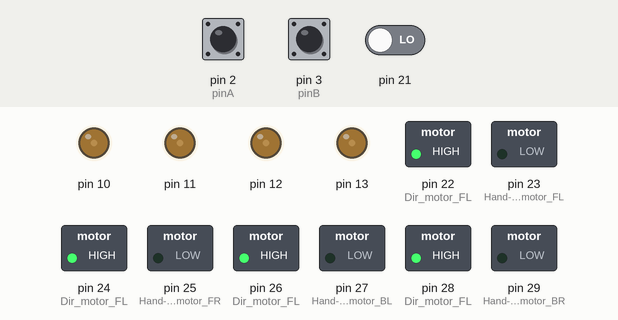
This sketch was run on a simulated Arduino Mega 2560, built with avr-gcc and run on an emulated ATmega2560. Parts: switched loads named in the sketch (green lamp = pin HIGH), output pins drawn as LEDs (lit = HIGH). The test bench sets the inputs (shaded band); at power-on: pin 21 LOW, pin 2 (pinA) HIGH, pin 3 (pinB) HIGH. What the sketch prints to the serial monitor is not drawn.

Above: at 1.2 s.
1.3 s: pin 21 driven HIGH
Timing chart, 0 to 4.3 s (numbered marks = the images above; inputs shaded):
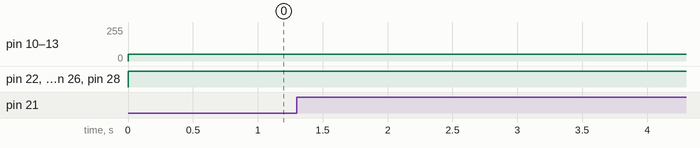

Measured:
- after the input at 1.3 s, pin 10–13: 50/255 → 51/255 at once

The sketch:

motor_and_encoder.ino
```cpp
 const byte pinA = 2; // encoder pin A to Arduino pin 2 which is also interrupt pin 0 which we will use
 const byte pinB = 3; // encoder pin B to Arduino pin 3 which is also interrupt pin 1 but we won't use it

 byte state = 0; // will store two bits for pins A & B on the encoder which we will get from the pins above

 int level = 0; // a value bumped up or down by the encoder

 /* For demo purposes we will create an array of these binary digits */
 String bits[] = {"00","01","10","11"};

 /* A truth table of possible moves 1 for clockwise
 -1 for counter clockwwise 0 for error - keybounce */
 int bump[] = {0,0,-1,1};

 void setup(){
    level = 50; // a value to start with -* Set up for using the on-screen monitor *-
    Serial.begin(115200); // make sure your monitor baud rate matches this
    Serial.println("Encoder Ready");
    Serial.print("level = ");
    Serial.println(level); // to remind us where we're starting
    pinMode(pinA,INPUT); // reads Pin A of the encoder
    pinMode(pinB,INPUT); // reads Pin B of the encoder /* Writing to an Input pin turns on an internal pull up resistor */
    digitalWrite(pinA,HIGH);
    digitalWrite(pinB,HIGH); /* Set up to call our knob function any time pinA rises */
    attachInterrupt(2,knobTurned,RISING); // calls our 'knobTurned()' function when pinA goes from LOW to HIGH

    pinMode(22, OUTPUT); //Dir motor FL
  pinMode(23, OUTPUT); //Hand-brake motor FL
  pinMode(24, OUTPUT); //Dir motor FL
  pinMode(25, OUTPUT); //Hand-brake motor FR
  pinMode(26, OUTPUT); //Dir motor FL
  pinMode(27, OUTPUT); //Hand-brake motor BL
  pinMode(28, OUTPUT); //Dir motor FL
  pinMode(29, OUTPUT); //Hand-brake motor BR
 }

 void loop(){
 digitalWrite(22, HIGH);
  digitalWrite(23, LOW);
  analogWrite(13, level);

  digitalWrite(24, HIGH);
  digitalWrite(25, LOW);
  analogWrite(12, level);

  digitalWrite(26, HIGH);
  digitalWrite(27, LOW);
  analogWrite(11, level);

  digitalWrite(28, HIGH);
  digitalWrite(29, LOW);
  analogWrite(10, level);
  knobTurned;
 }

 void knobTurned(){
 /* AH HA! the knob was turned */
    state = 0; // reset this value each time
    state = state + digitalRead(pinA); // add the state of Pin A
    state <<= 1; // shift the bit over one spot
   state = state + digitalRead(pinB); // add the state of Pin B
   /* now we have a two bit binary number that holds the state of both pins 00 -
   something is wrong we must have got here with a key bounce 01 - sames as above -
   first bit should never be 0 10 - knob was turned backwards 11 - knob was turned forwards */
  /* We can pull a value out of our truth table and add it to the current level */
   level = level + bump[state]; /* Let's see what happened */
   Serial.print(bits[state] + "   "); // show us the two bits
   Serial.print(bump[state],DEC); // show us the direction of the turn
   Serial.print("   ");
   Serial.println(level); // show us the new value
}
```
